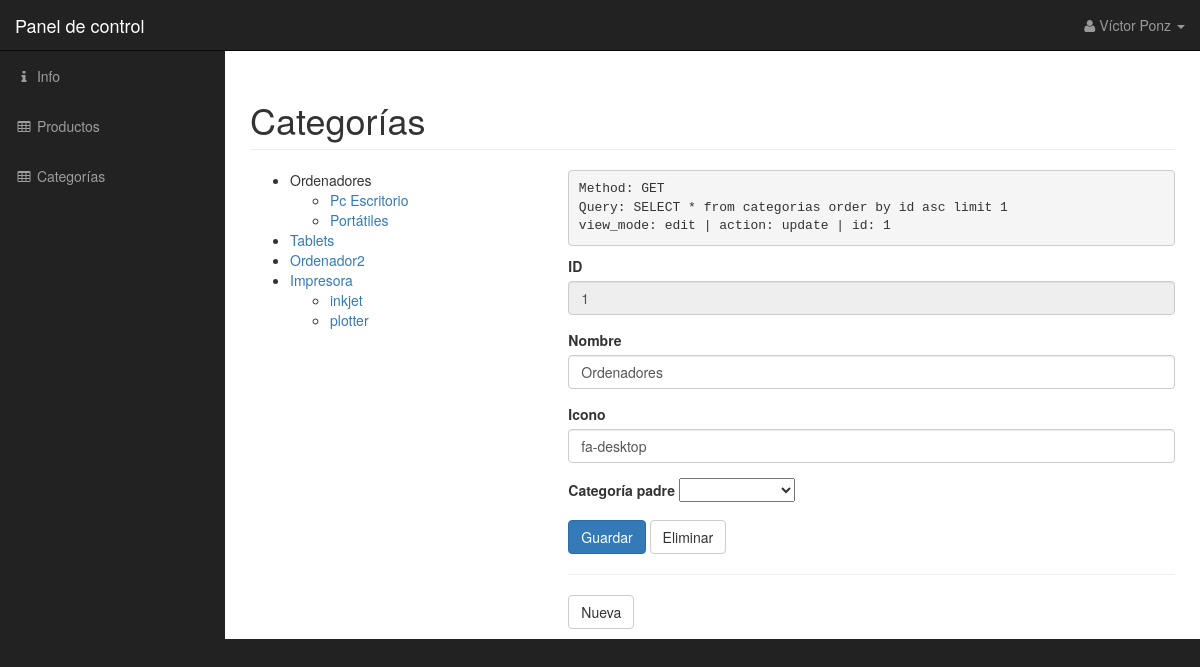
Page /basededatos/categorias.php on the committed database.
### tables this page shows
CREATE TABLE `categorias` (
  `id` int(10) UNSIGNED NOT NULL,
  `nombre` varchar(255) NOT NULL,
  `id_padre` int(10) UNSIGNED DEFAULT NULL,
  `icon` varchar(255) DEFAULT NULL
);

### basededatos/categorias.php (the view, shortened to what this page needs)
<?php
function connect_db(){
    $db = mysqli_connect(DB_HOST, DB_USER, DB_PASSWORD, DB_NAME);
    mysqli_query($db, "SET NAMES 'utf8'");
    return $db;
}
	$debug = array();
	array_push($debug, "Method: " . $_SERVER["REQUEST_METHOD"]);
	$db = connect_db();
	$id = -1;
	$categoria_padre = -1;
	$nombre = "";
	$nombreErr = false;
	$icon = "";
	$errors = array();
	if (($_SERVER["REQUEST_METHOD"] == "GET")){
		$view_mode = "edit";
		if ($view_mode == "edit"){
			$id = -1;
			if ($id != -1){
				$query = "SELECT * from categorias where id = $id";
			}else{
				$query = "SELECT * from categorias order by id asc limit 1";
			}
			array_push($debug, "Query: " . $query);
			$results = mysqli_query($db, $query);
			if ($results->num_rows > 0) {
				$row = mysqli_fetch_assoc($results);
				$id = $row["id"];
				if (is_null($row["id_padre"]))
					$categoria_padre = -1;
				else
					$categoria_padre = $row["id_padre"];
				$nombre = $row["nombre"];
				$icon = $row['icon'];
				$action = "update";
			}
		}
	}
?>
<?php
function imprimeArbol($idCategoria, $nivel, $currentId){
global $db;
	if ( $idCategoria == -1)
		$sql = "SELECT * from categorias where id_padre is null";
	else
		$sql = "SELECT * from categorias where id_padre = $idCategoria";
	$results = mysqli_query($db, $sql);
	if ($results->num_rows > 0) {
		while($row = mysqli_fetch_assoc($results)){
			echo "<option value='" . $row["id"] . "' " . ($currentId == $row["id"] ? "selected" : "") . ">";
			echo "</option>";
		}
	}
}
function imprimeMenu($idCategoria){
global $db, $id;
	if ( $idCategoria == -1)
		$sql = "SELECT * from categorias where id_padre is null";
	else
		$sql = "SELECT * from categorias where id_padre = $idCategoria";
	$results = mysqli_query($db, $sql);
	if ($results->num_rows > 0) {
		echo "<ul>";
		while($row = mysqli_fetch_assoc($results)){
			echo "<li>";
			if ($id == $row["id"]){
				echo $row["nombre"];
			}else{
				echo "<a href='categorias.php?id=" . $row["id"] . "&view_mode=edit'>" . $row["nombre"] . "</a>";
			}
			imprimeMenu($row["id"]);
			echo "</li>";
		}
		echo "</ul>";
	}
}
$pageheader = "Categorías";
include("./include/header.php");
?>
<div class="row">
	<div class="col-lg-4">
	<?php
	imprimeMenu(-1);
	?>
	</div>
	<div class="col-lg-8">
<?php
	echo "<pre>";
	for ($i = 0; $i < sizeOf($debug); $i++)
	    echo $debug[$i] . "\n";
	echo "view_mode: $view_mode | action: $action | id: $id";
	echo "</pre>";
	if (($view_mode == "edit") || ($view_mode == "add_new")){
		?>
		<form action="categorias.php" method="post">
			<div class="form-group">
				<label for="id">ID</label>
				<input disabled type="text" class="form-control" id="id"  value="<?php echo $id; ?>" placeholder="Campo automático">
			</div>
			<div class="form-group <?php echo ($nombreErr ? " has-error" : "");?> ">
				<label for="nombre">Nombre</label>
				<input type="text" class="form-control" id="nombre" name="nombre" value="<?php echo $nombre; ?>">
			</div>
			<div class="form-group">
				<label for="icon">Icono</label>
				<input type="text" class="form-control" id="icon" name="icon" value="<?php echo $icon; ?>">
			</div>
			<div class="form-group">
				<label for="categoria">Categoría padre</label>
				<?php
					echo "<select name='categoria_padre' id='categoria_padre'>";
					echo "<option value='-1'></option>";
					imprimeArbol(-1, -1, $categoria_padre);
					echo "</select>";
				?>
			</div>
			<button type="submit" name='<?php echo $action; ?>' class="btn btn-primary">Guardar</button>
		<?php if ($view_mode == "edit"){?>
			<button type="submit" name='delete' class="btn btn-default" onclick='return checkDelete();'>Eliminar</button>
			<hr>
			<a class='btn btn-default' href='categorias.php?view_mode=add_new'>Nueva</a>
		<?php }else{ ?>
			<a class='btn btn-default' href='categorias.php?view_mode=edit'>Cancelar</a>
		<?php } ?>
		</form>
	<?php
	}else{
		if (($action == "delete") && (sizeOf($errors) == 0)){
			echo "<div class='alert alert-info'>Categoría borrada satisfactoriamente <a class='btn btn-default' href='./categorias.php'>Continuar</a></div>";
		}
	}
	?>
	</div>
</div>
<?php
	include("./include/footer.php");
?>

### basededatos/include/header.php (shortened to what this page needs)
<!DOCTYPE html>
<html lang="en">
<head>
    <link href="css/bootstrap.min.css" rel="stylesheet">
    <link href="css/sb-admin.css" rel="stylesheet">
    <link href="font-awesome/css/font-awesome.min.css" rel="stylesheet" type="text/css">
</head>
<body>
    <div id="wrapper">
        <nav class="navbar navbar-inverse navbar-fixed-top" role="navigation">
            <div class="navbar-header">
                <a class="navbar-brand" href="index.php">Panel de control</a>
            </div>
            <ul class="nav navbar-right top-nav">
                <li class="dropdown">
                    <a href="#" class="dropdown-toggle" data-toggle="dropdown"><i class="fa fa-user"></i> Víctor Ponz <b class="caret"></b></a>
                </li>
            </ul>
            <div class="collapse navbar-collapse navbar-ex1-collapse">
                <ul class="nav navbar-nav side-nav">
                    <li>
                        <a href="info.php"><i class="fa fa-fw fa-info"></i> Info</a>
                    </li>
                    <li>
                        <a href="productos.php"><i class="fa fa-fw fa-table"></i> Productos</a>
                    </li>
                    <li>
                        <a href="categorias.php"><i class="fa fa-fw fa-table"></i> Categorías</a>
                    </li>
                </ul>
            </div>
        </nav>
        <div id="page-wrapper">
            <div class="container-fluid">
                <div class="row">
                    <div class="col-lg-12">
                        <h1 class="page-header">
                            <?php echo $pageheader; ?>
                        </h1>
                    </div>
                </div>
                <div class="row">
                    <div class="col-lg-12">

### basededatos/include/footer.php (shortened to what this page needs)
					</div>
				</div>
            </div>
        </div>
    </div>
</body>
</html>

### basededatos/css/sb-admin.css (style rules this page uses)
body { margin-top: 100px; background-color: #222; }
@media (min-width:768px) { body { margin-top: 50px; } }
#wrapper { padding-left: 0; }
#page-wrapper { width: 100%; padding: 0; background-color: #fff; }
@media (min-width:768px) { #wrapper { padding-left: 225px; } }
@media (min-width:768px) { #page-wrapper { padding: 10px; } }
.top-nav { padding: 0 15px; }
.top-nav>li { display: inline-block; float: left; }
.top-nav>li>a { padding-top: 15px; padding-bottom: 15px; line-height: 20px; color: #999; }
@media (min-width:768px) { .side-nav { position: fixed; top: 51px; left: 225px; width: 225px; margin-left: -225px; border: none; border-radius: 0; overflow-y: auto; background-color: #222; bottom: 0; overflow-x: hidden; padding-bottom: 40px; } }
@media (min-width:768px) { .side-nav>li>a { width: 225px; } }

### rows in the picture
categorias: nombre "Ordenadores", id "1", icon "fa-desktop"
categorias: nombre "Pc Escritorio"
categorias: nombre "Portátiles"
categorias: nombre "Tablets"
categorias: nombre "Ordenador2"
categorias: nombre "Impresora"
categorias: nombre "inkjet"
categorias: nombre "plotter"

### other values in the picture
$pageheader "Categorías"
$debug[$i] "Method: GET"
$debug[$i] "Query: SELECT * from categorias order by id asc limit 1"
$view_mode "edit"
$action "update"
